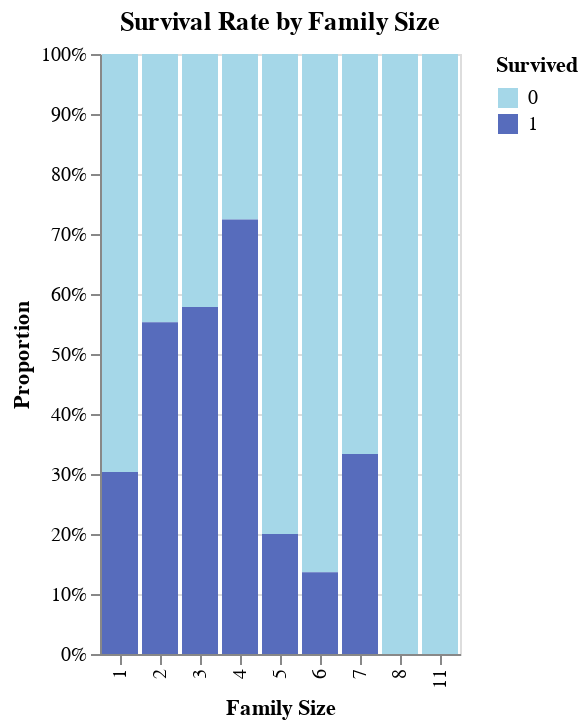

Notebook code for this chart:
### Markdown cell above
Below is the survival rate just by family size we see that single travellers have a 30% chance of survival but small to medium size families have an above even chance of survival. This decreases for larger families.

### Code cell
ap.proportion_chart(all_df, x="Family Size", group="Survived", title="Survival Rate by Family Size")

### Figure 1 — Vega-Lite specification as saved in the notebook (floating-point values rounded to 4 significant figures)
{"config": {"view": {"continuousWidth": 300, "continuousHeight": 300}}, "data": {"name": "data-8cc26f17b1526bd2aff1d78bf94df066"}, "mark": {"type": "bar"}, "encoding": {"color": {"field": "Survived", "scale": {"range": ["#A5D7E8", "#576CBC", "#19376D", "#0b2447"]}, "type": "nominal"}, "x": {"field": "Family Size", "title": "Family Size", "type": "nominal"}, "y": {"axis": {"format": "%"}, "field": "Proportion", "title": "Proportion", "type": "quantitative"}}, "params": [{"name": "param_7", "select": {"type": "interval", "encodings": ["x", "y"]}, "bind": "scales"}], "title": "Survival Rate by Family Size", "$schema": "https://vega.github.io/schema/vega-lite/v5.20.1.json", "datasets": {"data-8cc26f17b1526bd2aff1d78bf94df066": [{"Family Size": 1, "Survived": 0.0, "Count": 374, "Total": 537, "Proportion": 0.6965}, {"Family Size": 1, "Survived": 1.0, "Count": 163, "Total": 537, "Proportion": 0.3035}, {"Family Size": 2, "Survived": 0.0, "Count": 72, "Total": 161, "Proportion": 0.4472}, {"Family Size": 2, "Survived": 1.0, "Count": 89, "Total": 161, "Proportion": 0.5528}, {"Family Size": 3, "Survived": 0.0, "Count": 43, "Total": 102, "Proportion": 0.4216}, {"Family Size": 3, "Survived": 1.0, "Count": 59, "Total": 102, "Proportion": 0.5784}, {"Family Size": 4, "Survived": 0.0, "Count": 8, "Total": 29, "Proportion": 0.2759}, {"Family Size": 4, "Survived": 1.0, "Count": 21, "Total": 29, "Proportion": 0.7241}, {"Family Size": 5, "Survived": 0.0, "Count": 12, "Total": 15, "Proportion": 0.8}, {"Family Size": 5, "Survived": 1.0, "Count": 3, "Total": 15, "Proportion": 0.2}, {"Family Size": 6, "Survived": 0.0, "Count": 19, "Total": 22, "Proportion": 0.8636}, {"Family Size": 6, "Survived": 1.0, "Count": 3, "Total": 22, "Proportion": 0.1364}, {"Family Size": 7, "Survived": 0.0, "Count": 8, "Total": 12, "Proportion": 0.6667}, {"Family Size": 7, "Survived": 1.0, "Count": 4, "Total": 12, "Proportion": 0.3333}, {"Family Size": 8, "Survived": 0.0, "Count": 6, "Total": 6, "Proportion": 1.0}, {"Family Size": 11, "Survived": 0.0, "Count": 7, "Total": 7, "Proportion": 1.0}]}}
